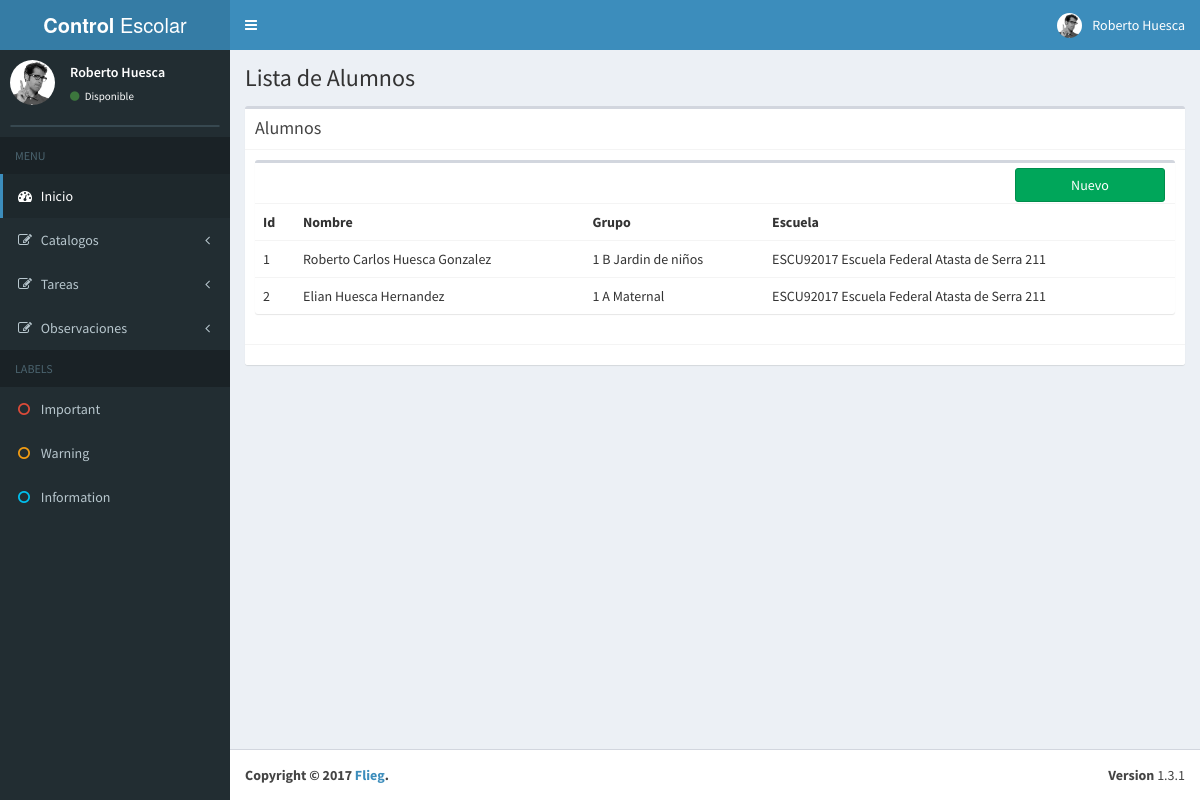
Screenshot of /alumnos/ with the database file from the repository.
### Catalogos/models.py (models this page shows, shortened)
@python_2_unicode_compatible
class Alumno(models.Model):
	matricula = models.CharField(max_length=20)
	id_persona = models.ForeignKey(Persona)
	grupo = models.ForeignKey(Grupo)
	escuela = models.ForeignKey(Escuela)

class Persona(models.Model):
	nombre = models.CharField(max_length=55)
	paterno = models.CharField(max_length=20)
	materno = models.CharField(max_length=20)
	fecha_nacimiento = models.DateField()
	genero = models.ForeignKey(Genero)
	def __str__(self):
		return '%s %s %s' % (self.nombre, self.paterno, self.materno,
			)

@python_2_unicode_compatible
class Grupo(models.Model):
	id_grado = models.ForeignKey(Grado)
	id_escuela = models.ForeignKey(Escuela)
	id_ciclo = models.ForeignKey(CicloEscolar)
	id_nivel = models.ForeignKey(NivelEducativo)
	grupo = models.CharField(max_length=20)
	def __str__(self):
		return '%s %s %s' % (self.id_grado, self.grupo, self.id_nivel)

class Grado(models.Model):
	grado = models.IntegerField()
	def __str__(self):
		return '%d' % self.grado

@python_2_unicode_compatible
class NivelEducativo(models.Model):
	escuela = models.ForeignKey(Escuela)
	nivel = models.CharField(max_length=25)
	def __str__(self):
		return '%s' % ( self.nivel)

class Escuela(models.Model):
	folio = models.CharField(max_length=50)
	nombre = models.CharField(max_length=250)
	direccion = models.CharField(max_length=250)
	def __str__(self):
		return '%s %s %s' % (self.folio, self.nombre, self.direccion)

### Catalogos/views.py (the view)
# urls.py: url(r'^alumnos/$',ListaAlumno.as_view(),name='lista-alumno'),
class ListaAlumno(ListView):
	model = Alumno

### Catalogos/templates/Catalogos/alumno_list.html (shortened to what this page needs)
{% extends 'base.html' %}
{% block content %}
    <section class="content-header">
      <h1>
        Lista de Alumnos
      </h1>
    </section>
    <section class="content">
      <div class="box">
        <div class="box-header with-border">
          <h3 class="box-title">Alumnos</h3>
        </div>
        <div class="box-body">
          <div class="row">
        <div class="col-xs-12">
          <div class="box">
            <div class="box-header">
              <div class="box-tools">
                <div class="input-group input-group-sm" style="width: 150px;">
                   <button type="button" class="btn btn-block btn-success"><a href="/alumnos/nuevo/">Nuevo</a></button>
                </div>
              </div>
            </div>
            <div class="box-body table-responsive no-padding">
              <table class="table table-hover">
                <tr>
                  <th>Id</th>
                  <th>Nombre</th>
                  <th>Grupo</th>
                  <th>Escuela</th>
                </tr>
              {% for alm in object_list %}
                <tr>
                  <td>{{ alm.id }}</td>
                  <td>{{ alm.id_persona }}</td>
                  <td>{{ alm.grupo }}</td>
                  <td>{{ alm.escuela }}</td>
                </tr>
              {% endfor %}
              </table>
            </div>
          </div>
        </div>
      </div>
        </div>
        <div class="box-footer">
        </div>
      </div>
    </section>
{% endblock %}

### static/styles.css (style rules this page uses)
button a { color: #fff; }

### rows the page displays
Alumno: id "1", id_persona "Roberto Carlos Huesca Gonzalez", grupo "1 B Jardin de niños", escuela "ESCU92017 Escuela Federal Atasta de Serra 211"
Alumno: id "2", id_persona "Elian Huesca Hernandez", grupo "1 A Maternal", escuela "ESCU92017 Escuela Federal Atasta de Serra 211"
